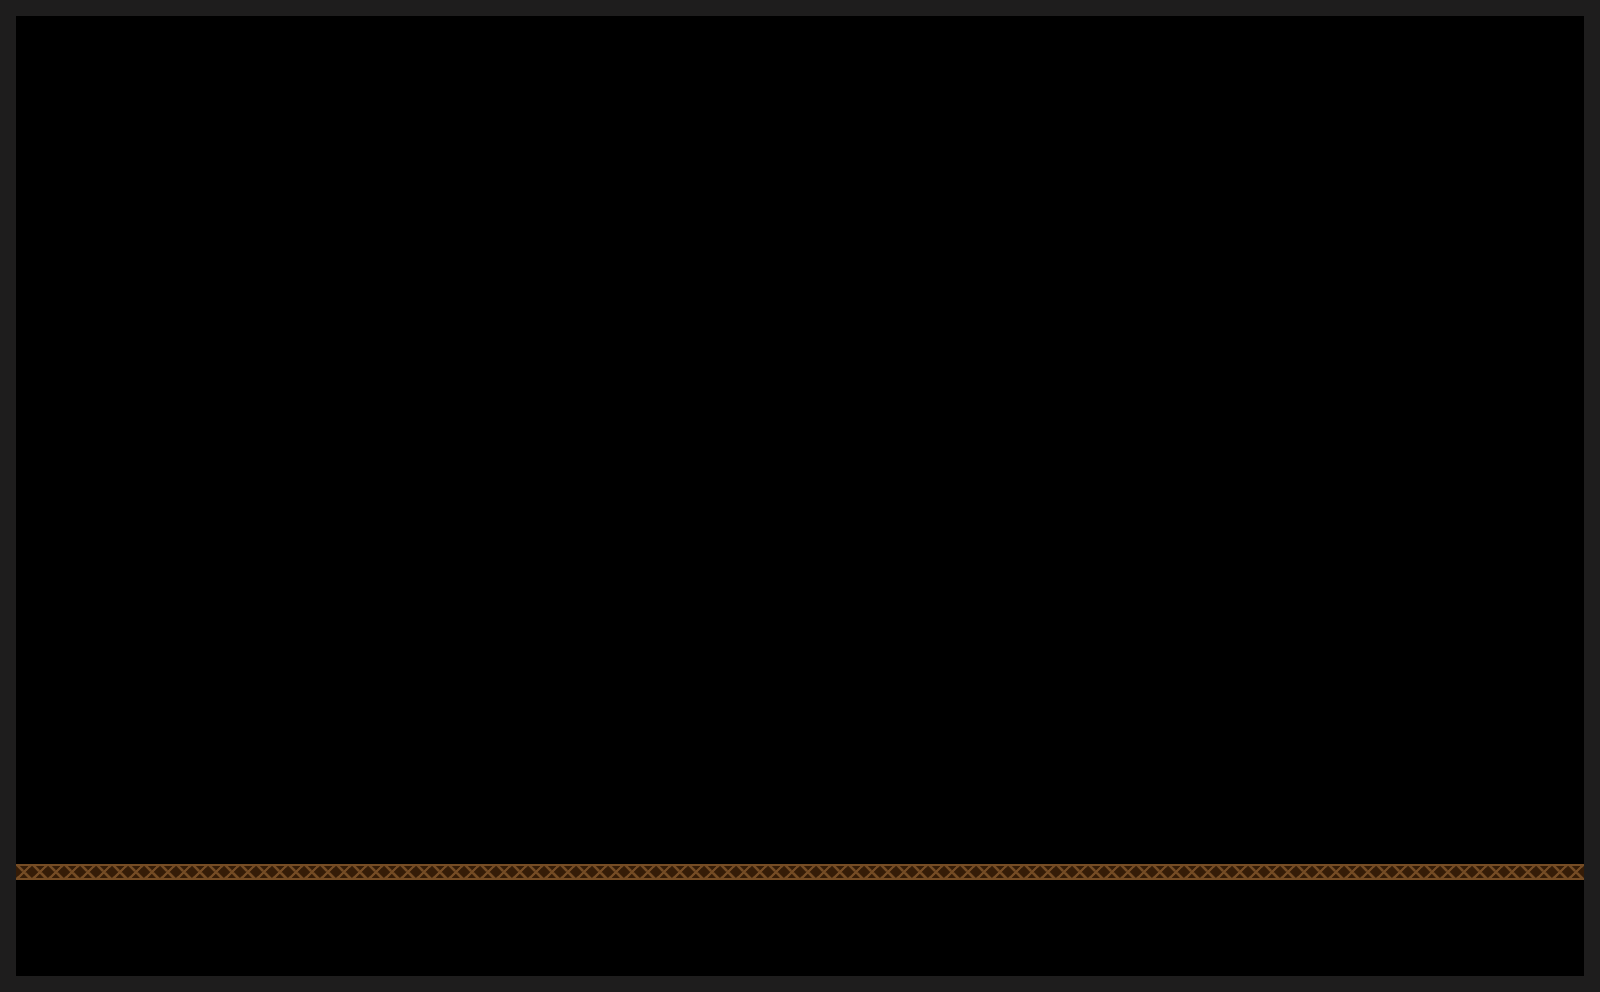

Rendered tile map (Tiled .tmx) drawn with the repository's tilesets; below, a short description and the map source with its tile grids summarised:
An orthogonal 100x62 tile map with 16x16 px tiles, 1 tile layer (ground).

<map version="1.0" orientation="orthogonal" width="100" height="62" tilewidth="16" tileheight="16">
 <tileset firstgid="1" name="Basic" tilewidth="16" tileheight="16">
  <image source="tutorialtiles.png" width="64" height="64" />
  <tile id="0">
   <properties>
    <property name="solid" value="" />
   </properties>
  </tile>
  <tile id="1">
   <properties>
    <property name="solid" value="" />
   </properties>
  </tile>
  <tile id="2">
   <properties>
    <property name="solid" value="" />
   </properties>
  </tile>
  <tile id="3">
   <properties>
    <property name="solid" value="" />
   </properties>
  </tile>
  <tile id="4">
   <properties>
    <property name="solid" value="" />
   </properties>
  </tile>
  <tile id="5">
   <properties>
    <property name="solid" value="" />
   </properties>
  </tile>
  <tile id="6">
   <properties>
    <property name="solid" value="" />
   </properties>
  </tile>
  <tile id="7">
   <properties>
    <property name="solid" value="" />
   </properties>
  </tile>
 </tileset>
 <layer name="ground" width="100" height="62">
  <data>[6200 cells, 418 non-empty, 2 distinct tile ids]</data>
 </layer>
</map>
